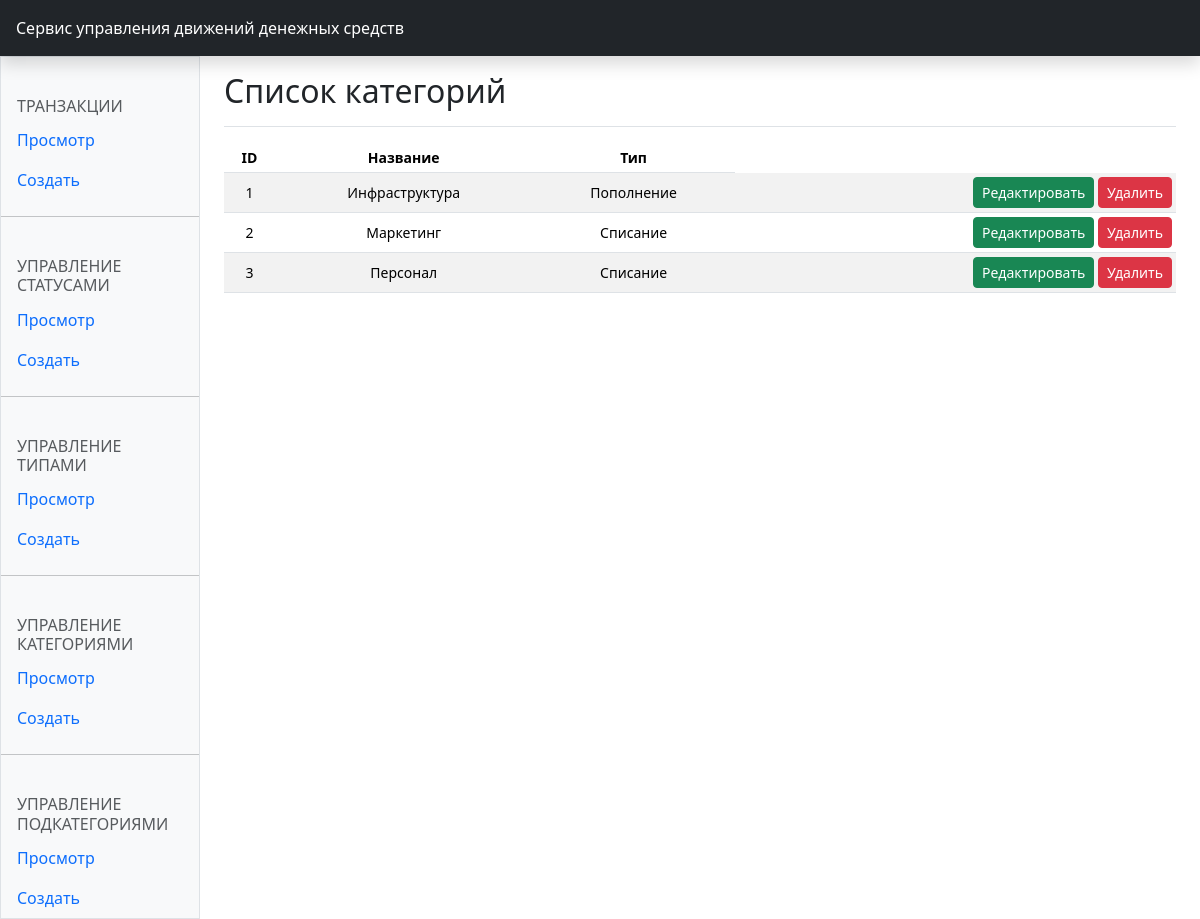
The page /category on the database its author committed.
### cash_traffic/models.py (models this page shows, shortened)
class Category(models.Model):
    name = models.CharField(max_length=30, unique=True,
                            verbose_name="Название")
    type = models.ForeignKey(
        Type, on_delete=models.CASCADE, verbose_name="Тип операции")
    class Meta:
        ordering = ['id']
        verbose_name = 'Категория'
        verbose_name_plural = 'Категории'
        unique_together = ('name', 'type')

class Type(models.Model):
    name = models.CharField(max_length=30, unique=True,
                            verbose_name="Название")
    desc = models.CharField(max_length=500, blank=True,
                            null=True, verbose_name="Описание")
    class Meta:
        ordering = ['id']
        verbose_name = 'Тип операции'
        verbose_name_plural = 'Типы операций'
    def __str__(self) -> str:
        return self.name

### cash_traffic/views/category.py (the view)
# urls.py: path('category', views.CategoryList.as_view(), name='category_list'),
class CategoryList(ListView):
    model = Category
    template_name = 'cash_traffic/Category_list.html'
    context_object_name = 'сategoryes'
    def get_context_data(self, **kwargs):
        context = super().get_context_data(**kwargs)
        context['header'] = 'Список категорий'
        return context

### cash_traffic/templates/cash_traffic/category_list.html (shortened to what this page needs)
{% extends "base.html" %}
{% load widget_tweaks %}
{% block header %}
    <header class="navbar sticky-top bg-dark flex-md-nowrap p-0 shadow" data-bs-theme="dark" style="">
        <a class="navbar-brand col-md-3 col-lg-2 me-0 px-3 fs-6 text-white" href="#">Сервис управления движений денежных средств</a>
    </header>
{% endblock header %}
{% block title %}
    <div class="d-flex justify-content-between flex-wrap flex-md-nowrap align-items-center pt-3 pb-2 mb-3 border-bottom">
        <h1 class="h2">{{header}}</h1>
    </div>
{% endblock title %}
{% block content %}
    <div class="table-responsive small">
        <table class="table table-striped table-sm">
            <thead>
                <tr class="text-center align-middle">
                    <th>ID</th>
                    <th>Название</th>
                    <th>Тип</th>
                </tr>
            </thead>
            <tbody>
                {% for category in сategoryes %}
                    <tr class="text-center align-middle">
                        <td>{{category.id}}</td>
                        <td>{{category.name}}</td>
                        <td>{{category.type}}</td>
                        <td class="text-end">
                            <a href="{% url "cash_traffic:edit_category" category.id %}" class="btn btn-sm btn-success">Редактировать</a>
                            <a href="{% url "cash_traffic:delete_category" category.id %}" class="btn btn-sm btn-danger">Удалить</a>
                        </td>
                    </tr>
                {% endfor %}
            </tbody>
        </table>
    </div>
{% endblock content %}

### cash_traffic/static/cash_traffic/css/styles.css (style rules this page uses)
.navbar-brand { padding: 1em 0em; }

### rows shown on the page
Category: id "1", name "Инфраструктура", type "Пополнение"
Category: id "2", name "Маркетинг", type "Списание"
Category: id "3", name "Персонал", type "Списание"

### other values the page prints
{{ header }} "Список категорий"
